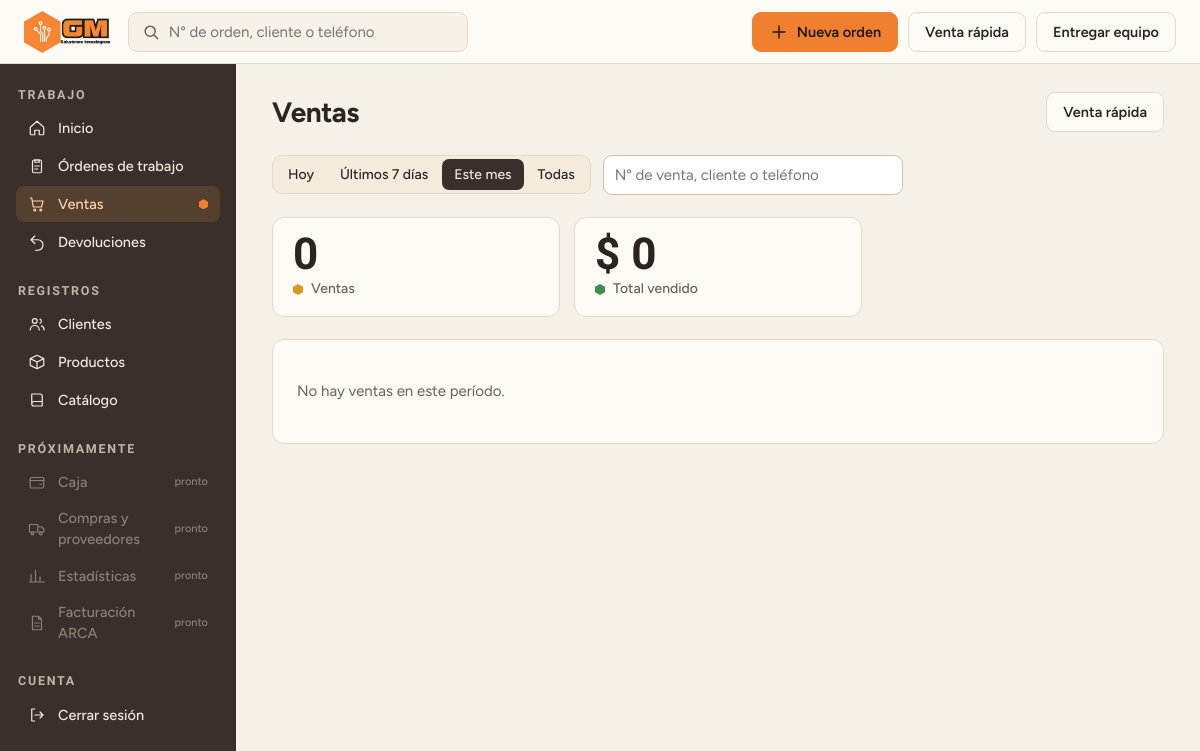
/ventas/ (signed in), run on an earlier commit of the app's database.
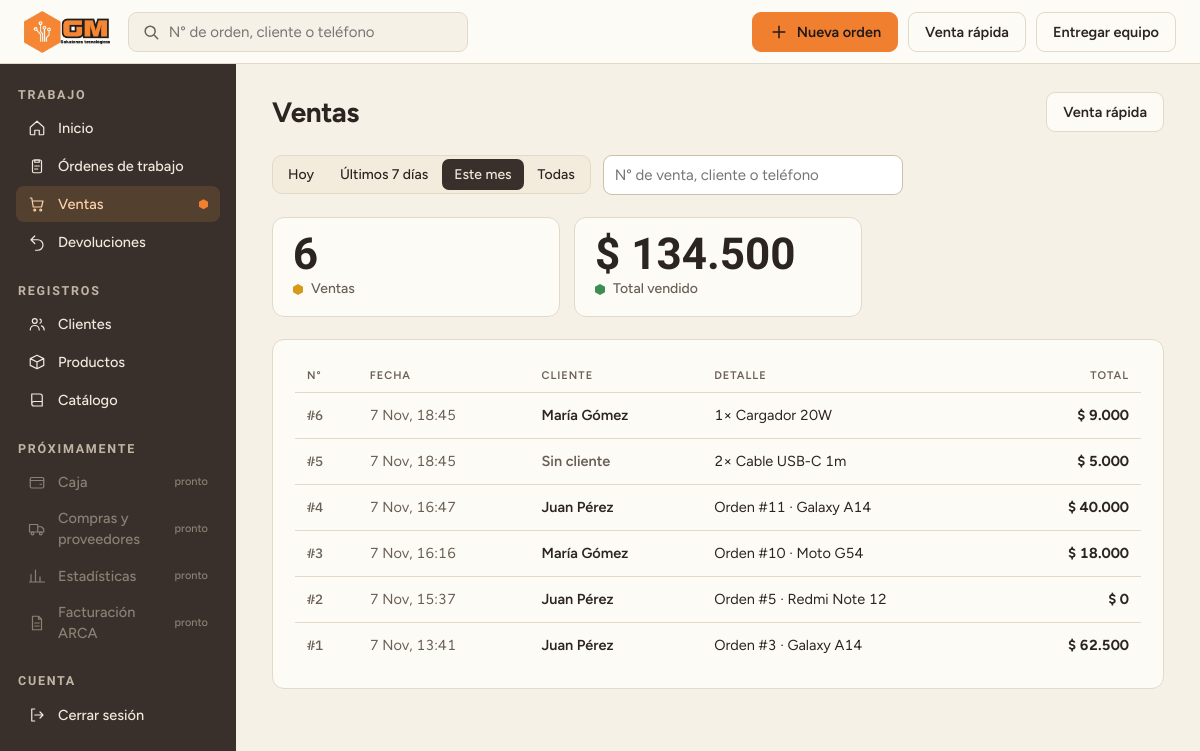
And on a later commit of the database.
### catalogo/models.py (models this page shows, shortened)
class Venta(models.Model):
    fecha = models.DateTimeField(auto_now_add=True)
    total = models.DecimalField(max_digits=10, decimal_places=2, validators=[MinValueValidator(0)])
    cliente = models.ForeignKey(Cliente, on_delete= models.PROTECT, null = True, blank = True, related_name = "ventas_cliente")
    orden_trabajo = models.OneToOneField(OrdenTrabajo, on_delete= models.PROTECT, null=True, blank=True, related_name = "venta")

class Cliente(models.Model):
    nombre = models.CharField(max_length=120)
    notas = models.TextField(blank=True)
    email = models.EmailField(blank=True)
    direccion = models.CharField(max_length=200, blank=True)
    def __str__(self):
        return self.nombre

class LineaProductoAbstracta(models.Model):
    cantidad_adquirida = models.PositiveIntegerField(validators=[MinValueValidator(1)])
    precio_vendido = models.DecimalField(max_digits=10, decimal_places = 2, blank=True, validators=[MinValueValidator(0)])
    producto = models.ForeignKey(Producto, on_delete = models.PROTECT, related_name="%(class)ss")
    class Meta:
        abstract = True

class LineaProductoVenta(LineaProductoAbstracta):
    venta = models.ForeignKey(Venta, on_delete=models.CASCADE, related_name="lineas_producto")

class Producto(models.Model):
    nombre = models.CharField(max_length=120, unique=True)
    categoria = models.ForeignKey(
        CategoriaProducto, on_delete=models.PROTECT, related_name="productos",
        limit_choices_to={"activa": True}
    )
    marca = models.ForeignKey(
        Marca, on_delete=models.PROTECT, null=True, blank=True, related_name="productos",
        limit_choices_to={"activa": True}
    )
    precio_compra = models.DecimalField(max_digits=10, decimal_places=2, validators=[MinValueValidator(0)])
    precio_venta = models.DecimalField(max_digits=10, decimal_places=2, validators=[MinValueValidator(0)])
    activo = models.BooleanField(default=True)
    def __str__(self):
        return self.nombre

class OrdenTrabajo(models.Model):
    cliente = models.ForeignKey("Cliente", on_delete=models.PROTECT, related_name="ordenes")
    fecha_recepcion = models.DateTimeField(auto_now_add=True)

class EquipoRecibido(models.Model):
    orden_trabajo = models.ForeignKey(OrdenTrabajo, on_delete=models.CASCADE, related_name="equipos")
    tipo = models.CharField(max_length=20, choices=EQUIPO_RECIBIDO_ORDEN_CHOICES)
    modelo = models.ForeignKey(ModeloEquipo, on_delete=models.PROTECT, related_name="equipos", blank = True, null = True)
    problema = models.TextField(max_length=500)
    tipo_bloqueo = models.CharField(max_length=20, choices=BLOQUEO_CHOICES, default='ninguno')
    clave_bloqueo = models.CharField(max_length=100, blank=True)
    accesorios_dejados = models.TextField(max_length=300, blank = True)
    estado = models.CharField(max_length=20, default= 'pendiente', choices=EQUIPO_ORDEN_ESTADO_CHOICES)

class ModeloEquipo(models.Model):
    nombre = models.CharField(max_length=60)
    marca = models.ForeignKey(Marca, on_delete=models.PROTECT, related_name="modelos",
                              limit_choices_to={"activa": True})
    tipo = models.CharField(max_length=20, choices= MODELO_EQUIPO_TIPO_CHOICES)
    activo = models.BooleanField(default=True)
    class Meta:
        constraints = [
            models.UniqueConstraint(fields=["marca", "nombre"], name="modelo_unico_por_marca")
        ]

### web/views.py (the view)
# urls.py: path("ventas/", views.ventas, name="ventas"),
@login_required
def ventas(request):
    periodo = request.GET.get("periodo", "mes")
    q = request.GET.get("q", "").strip()
    numero = q.lstrip("#")
    if numero.isdigit() and len(numero) <= 6 and Venta.objects.filter(pk=int(numero)).exists():
        return redirect("web:venta_detalle", numero=int(numero))
    consulta = Venta.objects.all()
    desde = _desde(periodo)
    if desde:
        consulta = consulta.filter(fecha__gte=desde)
    if q:
        consulta = consulta.filter(cliente__in=_buscar_clientes(q))
    totales = consulta.aggregate(total=Sum("total"), cantidad=Count("id"))
    lista = (consulta.select_related("cliente", "orden_trabajo")
             .prefetch_related("lineas_producto__producto", "orden_trabajo__equipos__modelo")
             .order_by("-id"))
    pagina = Paginator(lista, 50).get_page(request.GET.get("pagina"))
    return render(request, "web/ventas/lista.html", {
        "pagina": pagina, "periodos": PERIODOS, "periodo": periodo, "q": q,
        "total": totales["total"] or 0, "cantidad": totales["cantidad"],
    })

### web/templatetags/formato.py (called while the page is built)
def _numero(valor):
    texto = f"{abs(valor):,.2f}".replace(",", "X").replace(".", ",").replace("X", ".")
    return texto[:-3] if texto.endswith(",00") else texto

@register.filter
def pesos(valor):
    return f"$ {_numero(valor)}"

@register.filter
def equipos_texto(orden):
    nombres = [e.modelo.nombre if e.modelo else e.get_tipo_display() for e in orden.equipos.all()]
    if not nombres:
        return "-"
    return nombres[0] if len(nombres) == 1 else f"{nombres[0]} + {len(nombres) - 1} más"

@register.filter
def venta_texto(venta):
    if venta.orden_trabajo_id:
        return f"Orden #{venta.orden_trabajo_id} · {equipos_texto(venta.orden_trabajo)}"
    lineas = list(venta.lineas_producto.all())
    if not lineas:
        return "-"
    primera = f"{lineas[0].cantidad_adquirida}× {lineas[0].producto}"
    return primera if len(lineas) == 1 else f"{primera} + {len(lineas) - 1} más"

### web/views.py (called while the page is built)
def _desde(periodo):
    hoy = timezone.localtime().replace(hour=0, minute=0, second=0, microsecond=0)
    if periodo == "hoy":
        return hoy
    if periodo == "semana":
        return hoy - timedelta(days=6)
    if periodo == "mes":
        return hoy.replace(day=1)
    return None

### web/templates/web/ventas/lista.html (shortened to what this page needs)
{% extends "web/base.html" %}
{% load formato %}
{% block contenido %}
<div class="head">
<h1>Ventas</h1>
<a class="btn" href="{% url 'web:venta_rapida' %}">Venta rápida</a>
</div>
<form class="filtros" method="get" role="search">
<nav class="segmento" aria-label="Período">
{% for clave, nombre in periodos %}<a href="?periodo={{ clave }}{% if q %}&amp;q={{ q|urlencode }}{% endif %}" class="{% if clave == periodo %}on{% endif %}">{{ nombre }}</a>{% endfor %}
</nav>
<input class="entrada" name="q" value="{{ q }}" placeholder="N° de venta, cliente o teléfono" aria-label="Buscar venta por número, cliente o teléfono">
</form>
<div class="tiles">
<div class="tile"><b>{{ cantidad }}</b><span>{% if cantidad == 1 %}Venta{% else %}Ventas{% endif %}</span></div>
<div class="tile"><b>{{ total|pesos }}</b><span>Total vendido</span></div>
</div>
<section class="panel">
{% if pagina.object_list %}
<div style="overflow-x:auto"><table>
<thead><tr><th>N°</th><th>Fecha</th><th>Cliente</th><th>Detalle</th><th class="der">Total</th></tr></thead>
<tbody>
{% for v in pagina %}
<tr>
<td class="num"><a href="{% url 'web:venta_detalle' v.id %}"><b>#{{ v.id }}</b></a></td>
<td class="sec">{{ v.fecha|date:"j M, H:i" }}</td>
<td class="cli">{% if v.cliente %}<a class="fila-link" href="{% url 'web:cliente_detalle' v.cliente_id %}">{{ v.cliente }}</a>{% else %}<span class="sec">Sin cliente</span>{% endif %}</td>
<td>{{ v|venta_texto }}</td>
<td class="der"><b>{{ v.total|pesos }}</b></td>
</tr>
{% endfor %}
</tbody></table></div>
{% else %}
<p class="vacio">No hay ventas{% if q %} que coincidan con “{{ q }}”{% endif %} en este período.</p>
{% endif %}
</section>
{% endblock %}

What changed in the data, as far as the page shows it:
added Venta: id "6", fecha "7 Nov, 18:45", cliente "María Gómez", orden_trabajo+id "1× Cargador 20W", total|pesos "$ 9.000"
added Venta: id "5", fecha "7 Nov, 18:45", shows "Sin cliente", orden_trabajo+id "2× Cable USB-C 1m", total|pesos "$ 5.000"
added Venta: id "4", fecha "7 Nov, 16:47", cliente "Juan Pérez", orden_trabajo.nombre "Orden #11 · Galaxy A14", total|pesos "$ 40.000"
added Venta: id "3", fecha "7 Nov, 16:16", cliente "María Gómez", orden_trabajo.nombre "Orden #10 · Moto G54", total|pesos "$ 18.000"
added Venta: id "2", fecha "7 Nov, 15:37", cliente "Juan Pérez", orden_trabajo.nombre "Orden #5 · Redmi Note 12", total|pesos "$ 0"
added Venta: id "1", fecha "7 Nov, 13:41", cliente "Juan Pérez", orden_trabajo.nombre "Orden #3 · Galaxy A14", total|pesos "$ 62.500"
Also different on the page:
{{ cantidad }}: "0" → "6"
{{ total|pesos }}: "$ 0" → "$ 134.500"
text no longer shown: "No hay ventas en este período."
text now shown: "N° FECHA CLIENTE DETALLE TOTAL"
